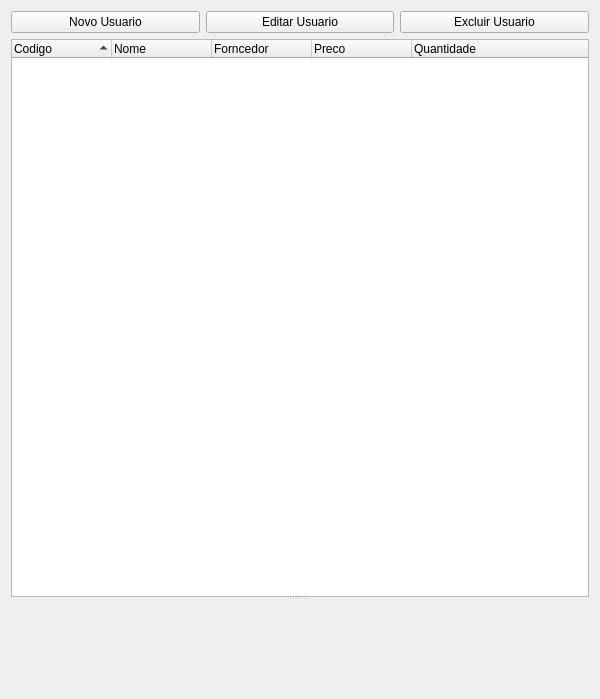
<?xml version="1.0" encoding="UTF-8"?>
<ui version="4.0">
 <class>Form</class>
 <widget class="QWidget" name="Form">
  <property name="geometry">
   <rect>
    <x>0</x>
    <y>0</y>
    <width>600</width>
    <height>699</height>
   </rect>
  </property>
  <property name="windowTitle">
   <string>Form</string>
  </property>
  <layout class="QVBoxLayout" name="verticalLayout">
   <item>
    <layout class="QHBoxLayout" name="horizontalLayout">
     <item>
      <widget class="QPushButton" name="pushButton">
       <property name="text">
        <string>Novo Usuario</string>
       </property>
      </widget>
     </item>
     <item>
      <widget class="QPushButton" name="pushButton_2">
       <property name="text">
        <string>Editar Usuario</string>
       </property>
      </widget>
     </item>
     <item>
      <widget class="QPushButton" name="pushButton_3">
       <property name="text">
        <string>Excluir Usuario</string>
       </property>
      </widget>
     </item>
    </layout>
   </item>
   <item>
    <widget class="QSplitter" name="splitter">
     <property name="orientation">
      <enum>Qt::Vertical</enum>
     </property>
     <widget class="QTreeWidget" name="user_index">
      <property name="tabKeyNavigation">
       <bool>true</bool>
      </property>
      <property name="alternatingRowColors">
       <bool>true</bool>
      </property>
      <property name="itemsExpandable">
       <bool>false</bool>
      </property>
      <property name="sortingEnabled">
       <bool>true</bool>
      </property>
      <property name="expandsOnDoubleClick">
       <bool>false</bool>
      </property>
      <column>
       <property name="text">
        <string>Codigo</string>
       </property>
      </column>
      <column>
       <property name="text">
        <string>Nome</string>
       </property>
      </column>
      <column>
       <property name="text">
        <string>Forncedor</string>
       </property>
      </column>
      <column>
       <property name="text">
        <string>Preco</string>
       </property>
      </column>
      <column>
       <property name="text">
        <string>Quantidade</string>
       </property>
      </column>
     </widget>
     <widget class="userForm" name="user_form" native="true"/>
    </widget>
   </item>
  </layout>
 </widget>
 <customwidgets>
  <customwidget>
   <class>userForm</class>
   <extends>QWidget</extends>
   <header>userform</header>
   <container>1</container>
  </customwidget>
 </customwidgets>
 <resources/>
 <connections>
  <connection>
   <sender>pushButton</sender>
   <signal>clicked()</signal>
   <receiver>Form</receiver>
   <slot>new()</slot>
   <hints>
    <hint type="sourcelabel">
     <x>112</x>
     <y>20</y>
    </hint>
    <hint type="destinationlabel">
     <x>130</x>
     <y>41</y>
    </hint>
   </hints>
  </connection>
  <connection>
   <sender>pushButton_2</sender>
   <signal>clicked()</signal>
   <receiver>Form</receiver>
   <slot>remove()</slot>
   <hints>
    <hint type="sourcelabel">
     <x>291</x>
     <y>28</y>
    </hint>
    <hint type="destinationlabel">
     <x>282</x>
     <y>40</y>
    </hint>
   </hints>
  </connection>
  <connection>
   <sender>pushButton_3</sender>
   <signal>clicked()</signal>
   <receiver>Form</receiver>
   <slot>edit()</slot>
   <hints>
    <hint type="sourcelabel">
     <x>437</x>
     <y>25</y>
    </hint>
    <hint type="destinationlabel">
     <x>454</x>
     <y>40</y>
    </hint>
   </hints>
  </connection>
 </connections>
 <slots>
  <slot>new()</slot>
  <slot>remove()</slot>
  <slot>edit()</slot>
 </slots>
</ui>
